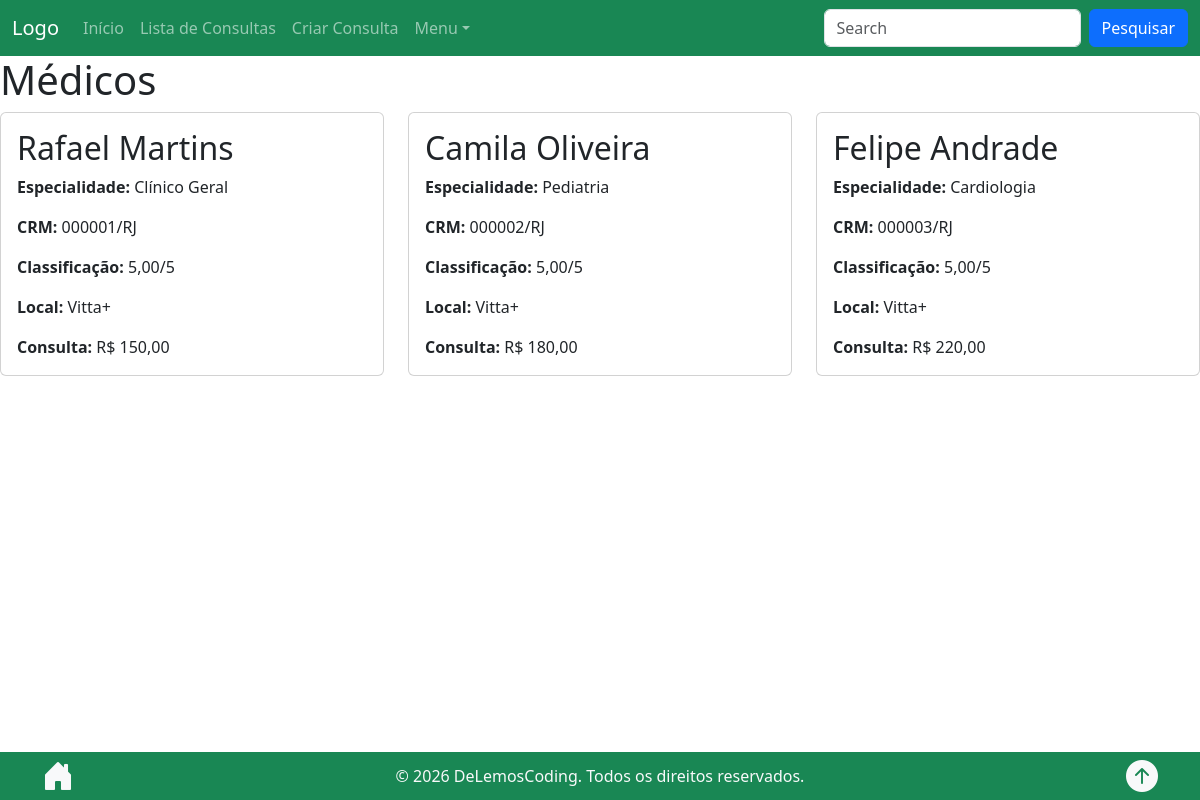
/, run on an earlier commit of the app's database.
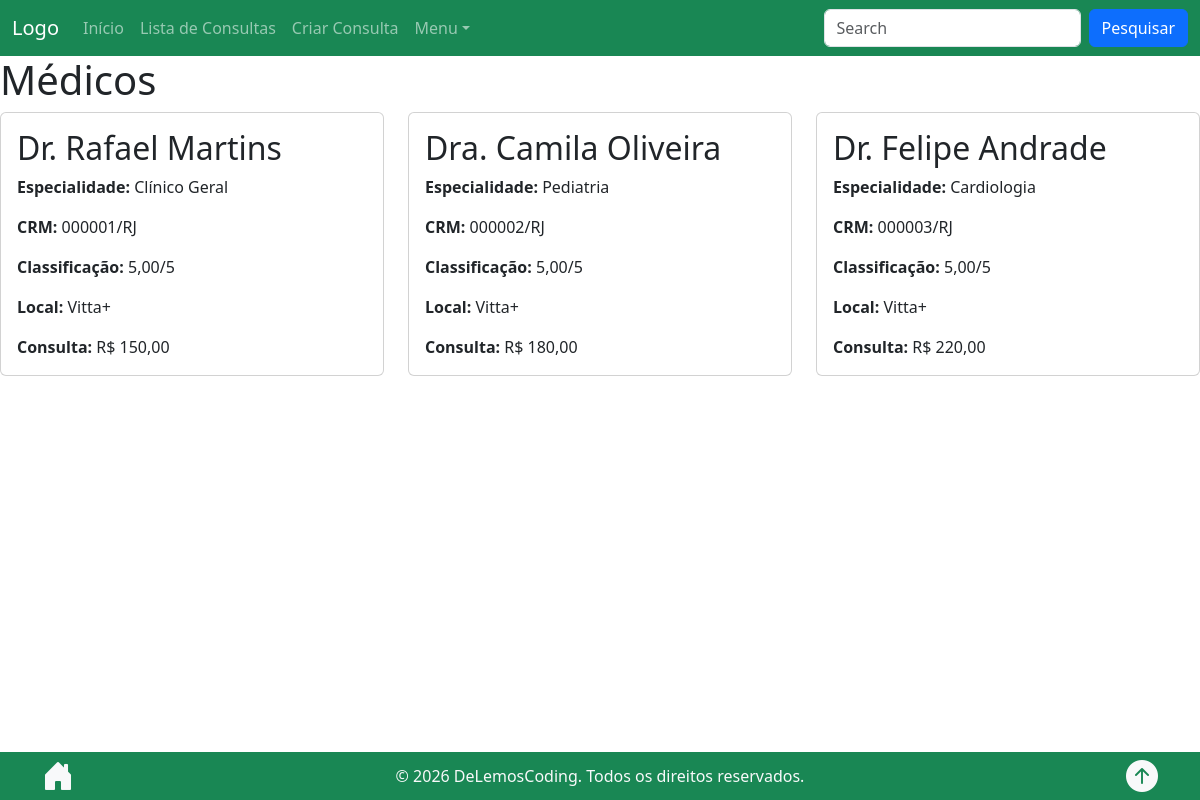
And on a later commit of the database.
### consulta/models.py (models this page shows, shortened)
class Doctor(models.Model):
    name = models.CharField(max_length=100, verbose_name="Nome")
    birth_date = models.DateField(verbose_name="Data de Nascimento")
    CRM = models.CharField(max_length=20, unique=True, verbose_name="CRM")
    gender = models.CharField(max_length=10, choices=[("M", "Masculino"), ("F", "Feminino")], verbose_name="Gênero")
    expertise = models.CharField(max_length=100, verbose_name="Especialidade")
    rating = models.DecimalField(max_digits = 3, decimal_places = 2, default = 0, validators = [MinValueValidator(0), MaxValueValidator(5)], verbose_name ="Classificação")
    place = models.CharField(max_length=100, verbose_name="Local da Consulta")
    price = models.DecimalField(max_digits=10, decimal_places=2, validators=[MinValueValidator(0)], verbose_name="Preço da Consulta")
    class Meta:
        ordering = ["CRM"]

### consulta/views.py (the view)
# urls.py: 2. Add a URL to urlpatterns:  path('', views.home, name='home')
def home(request):
    doctors = Doctor.objects.all()
    return render(request, 'index.html', { 'doctors': doctors })

### consulta/templates/index.html
{% extends 'base.html' %}
{% load static %}
{% load format_filters %}
{% block content %}
<h1>Médicos</h1>
<div class="row">
    {% for doctor in doctors %}
    <div class="col-md-4 mb-4">
        <div class="card">
            <div class="card-body">
                <h2 class="card-title">{{ doctor.name }}</h2>
                <p class="card-text">
                    <strong>Especialidade:</strong>
                    {{ doctor.expertise }}
                </p>
                <p class="card-text">
                    <strong>CRM:</strong>
                    {{ doctor.CRM }}
                </p>
                <p class="card-text">
                    <strong>Classificação:</strong>
                    {{ doctor.rating }}/5
                </p>
                <p class="card-text">
                    <strong>Local:</strong>
                    {{ doctor.place }}
                </p>
                <p class="card-text">
                    <strong>Consulta:</strong>
                    R$ {{ doctor.price }}
                </p>
            </div>
        </div>
    </div>
    {% endfor %}
</div>
{% endblock %}

What changed in the data, as far as the page shows it:
changed Doctor "Clínico Geral": name "Rafael Martins" → "Dr. Rafael Martins"
changed Doctor "Pediatria": name "Camila Oliveira" → "Dra. Camila Oliveira"
changed Doctor "Cardiologia": name "Felipe Andrade" → "Dr. Felipe Andrade"
